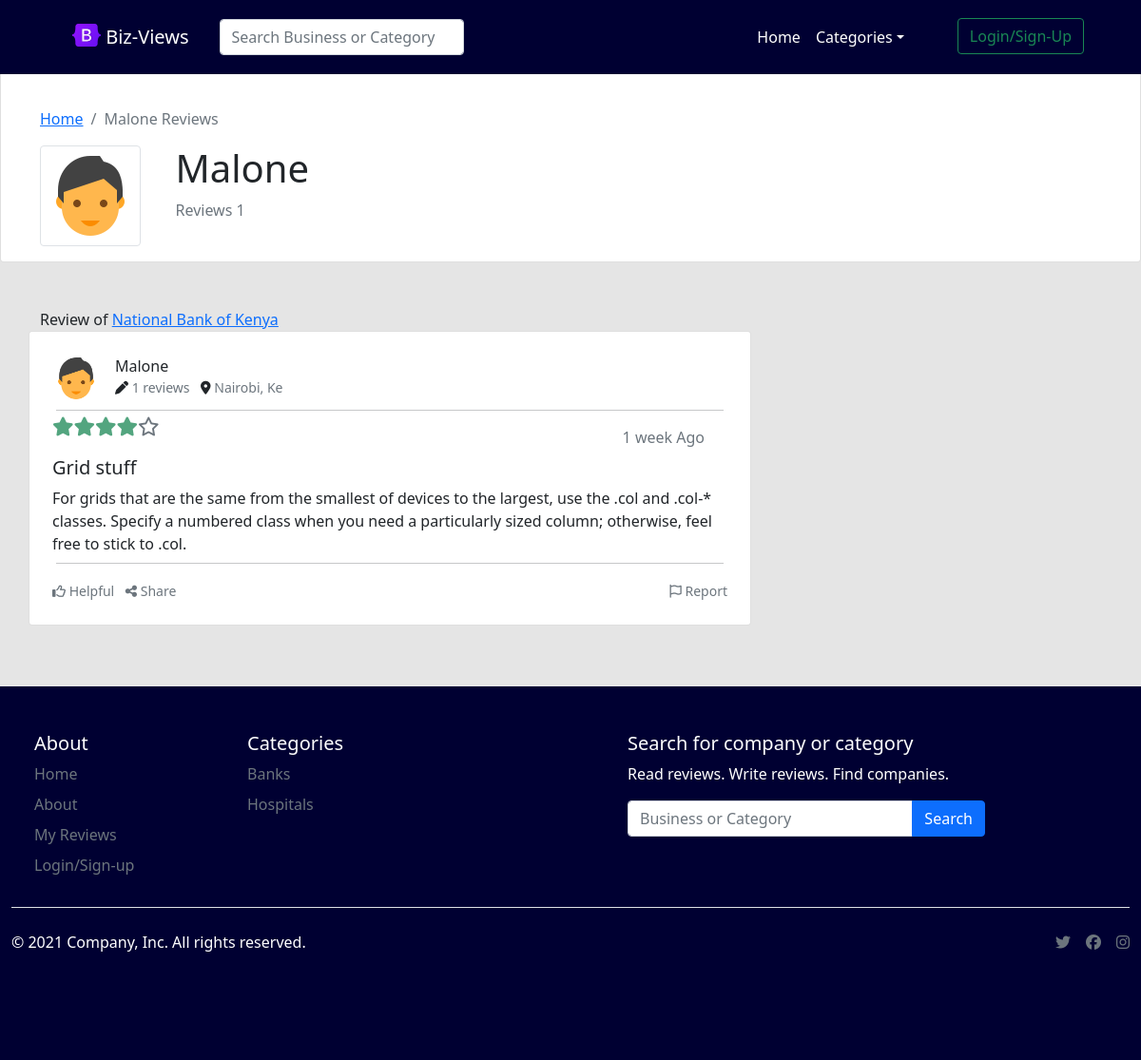
The page /profile/malone/4/ on the database as committed earlier.
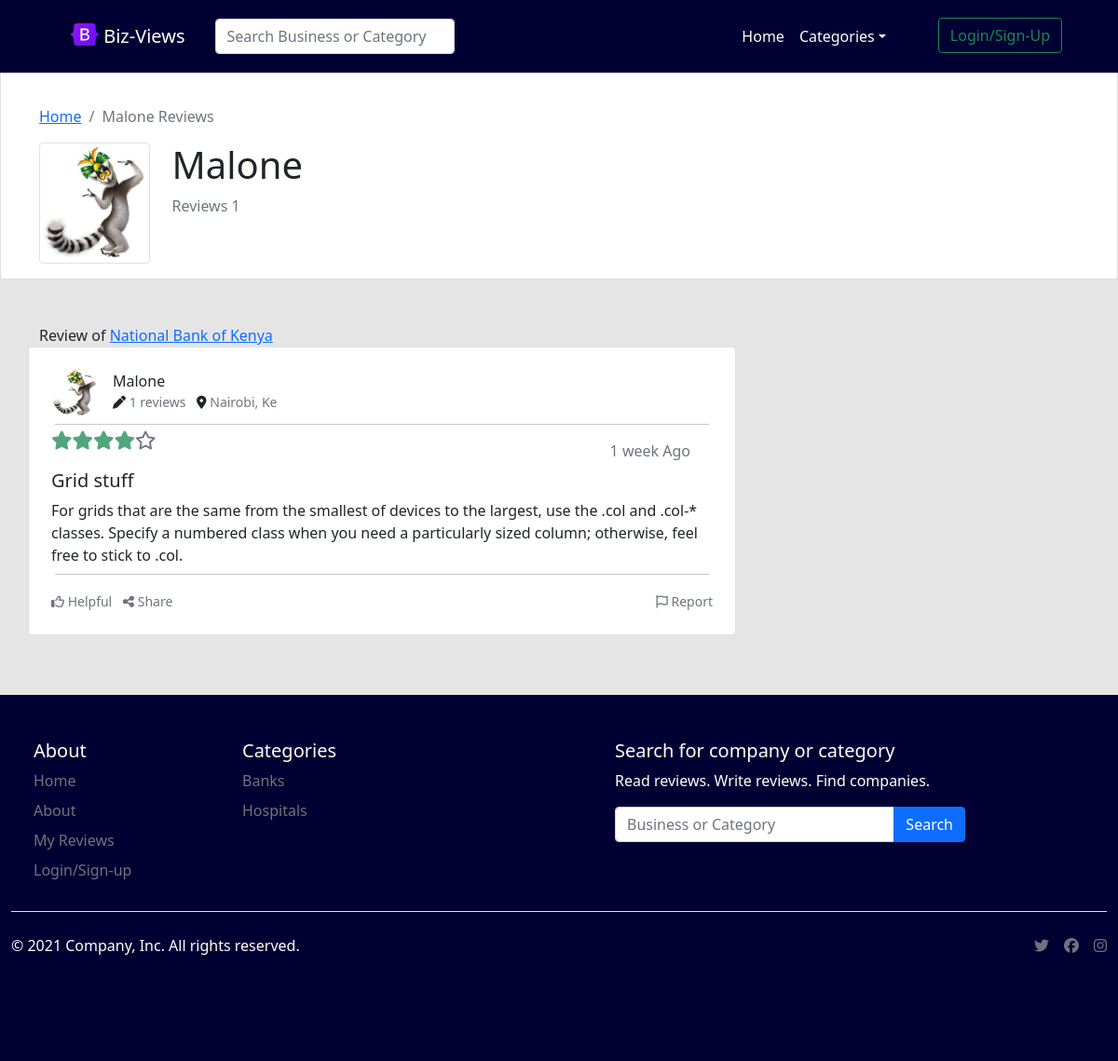
The same page on the database as committed later.
### business/models.py (models this page shows, shortened)
class UserProfile(models.Model):
	user = models.OneToOneField(User, on_delete=models.CASCADE)
	image = models.ImageField('Profile Image', upload_to='Image/Settings/ProfileImages',
		max_length=500, default='Image/Settings/ProfileImages/dummy.png', storage=gd_storage)
	language = models.CharField('Langauge', default='English', max_length=50)
	def my_reviews(self):
		return Review.objects.filter(user=self.user.id)
	def my_reviews_count(self):
		return Review.objects.filter(user=self.user.id).count()

class Review(models.Model):
	business = models.ForeignKey(Business, on_delete=models.CASCADE)
	user = models.ForeignKey(User, on_delete=models.CASCADE)
	rating = models.IntegerField('Rating', default=0)
	title = models.CharField('Title', max_length=50, blank=True, null=True)
	review = models.CharField('Review', max_length=1200, blank=True, null=True)
	date_created = models.DateTimeField('Date Created', auto_now_add=True)
	def user_profile(self):
		return UserProfile.objects.get(user=self.user.id)
	def user_reviews_count(self):
		return Review.objects.filter(user=self.user.id).count()

class Business(models.Model):
	name = models.CharField('Business Name', max_length=50, unique=True)
	image = models.ImageField('Image', upload_to='Image/Business/Profile/', max_length=500,
		default='dummy.png', storage=gd_storage)
	category = models.ForeignKey(Category, on_delete=models.CASCADE)
	description = models.CharField('Description', max_length=1200, blank=True)
	website = models.CharField('Website', max_length=150, blank=True, null=True)
	email = models.CharField('Email', max_length=50, blank=True, null=True)
	phone_number = models.CharField('Phone Number', max_length=50, blank=True, null=True)
	country = models.CharField('Country', max_length=50)
	county = models.CharField('County', max_length=50)
	town = models.CharField('Town', max_length=50)
	status = models.CharField('Status', max_length=50, default="unverified")
	date_created = models.DateTimeField('Date Created', auto_now_add=True)

class Category(models.Model):
	name = models.CharField('Name', max_length=200)
	date_created = models.DateTimeField('Date Created', auto_now_add=True)

### reviews/views.py (the view)
# urls.py: path('profile/<slug:slug>/<int:user_id>/', views.profile_reviews, name='profile-reviews'),
def profile_reviews(request, slug, user_id):
	categories = Category.objects.all()
	profile = get_profile(request.user)
	profile_view = UserProfile.objects.get(id=int(user_id))
	return render(request, 'reviews/profile-reviews.html', {'profile_view': profile_view,
		'categories': categories, 'profile': profile})

### reviews/views.py (called while the page is built)
def get_profile(user):
	if user.is_authenticated:
		profile = UserProfile.objects.filter(user=user.id)
		if profile.count()>=1:
			return profile[0]
		else:
			return None
	else:
		return None

### business/templates/reviews/profile-reviews.html (shortened to what this page needs)
{% extends "reviews/base.html" %}
{% load static %}
{% block content %}
<main class="main-index">
	<div class="b-example-divider"> </div>
	<div class="container-fluid card pt-5">
		<div class="card-body">
			<div class="container">
				<nav aria-label="breadcrumb">
				  	<ol class="breadcrumb">
				    	<li class="breadcrumb-item"><a href="{% url 'index' %}">Home</a></li>
				    	<li class="breadcrumb-item active" aria-current="page">{{profile_view.user.first_name}} Reviews</li>
				  	</ol>
				</nav>
				<div class="row">
					<div class="col-lg-6 col-md-8 col-sm-12">
						<div class="row">
							<div class="col-3">
								<img src="{{profile_view.image.url}}" class="img-thumbnail" alt="...">
							</div>
							<div class="col-9">
								<h1>{{profile_view.user.first_name}}</h1>
								<p class="text-muted">Reviews {{profile_view.my_reviews_count}} </p>
							</div>
						</div>
					</div>
				</div>
			</div>
		</div>
	</div>
	<div class="b-example-divider"> </div>
	<div class="container">
		<div class="row">
			<div class="col-lg-8 col-md-10 col-sm-12">
			{% for review in profile_view.my_reviews %}
				<label>Review of <a href="{% url 'business-reviews' review.business.name|slugify review.business.id %}">{{review.business.name}}</a> </label>
				<div class="row mb-3 card">
					<div class="card-body p-4">
						<div class="row">
							<div class="d-flex">
                                <img src="{{review.user_profile.image.url}}" class="rounded-circle float-start" width="50px" height="50px" alt="e">
                                <div class="px-3">
                                	<div>{{review.user.first_name}}</div>
                                	<div class="d-flex">
                                		<small>
                                			<i class="fas fa-pen"></i>
                                			<span class="text-muted">{{review.user_reviews_count}} reviews </span>
                                			<i class="fas fa-map-marker-alt ps-2"></i>
                                			<span class="text-muted"> Nairobi, Ke</span>
                                		</small>
                                	</div>
                                </div>
                            </div>
						</div>
						<div class="row pt-2 mx-1">
							<hr>
						</div>
						<div class="row">
							<div class="row justify-content-between">
							{% if review.rating == 5 %}
								<div class="col d-flex">
                                    <i class="fas fa-star fa-lg text-success"></i>
                                    <i class="fas fa-star fa-lg text-success"></i>
                                    <i class="fas fa-star fa-lg text-success"></i>
                                    <i class="fas fa-star fa-lg text-success"></i>
                                    <i class="fas fa-star fa-lg text-success"></i>
                                </div>
                            {% elif review.rating == 4 %}
                            	<div class="col d-flex">
                                    <i class="fas fa-star fa-lg text-success text-opacity-75"></i>
                                    <i class="fas fa-star fa-lg text-success text-opacity-75"></i>
                                    <i class="fas fa-star fa-lg text-success text-opacity-75"></i>
                                    <i class="fas fa-star fa-lg text-success text-opacity-75"></i>
                                    <i class="far fa-star fa-lg text-muted"></i>
                                </div>
                            {% endif %}
                                <div class="col text-end text-muted">{{review.date_created|timesince}} Ago</div>
							</div>
						</div>
						<div class="row pt-2">
							<h5 class="card-title">{{review.title}}</h5>
							<p class="card-text">{{review.review}} </p>
						</div>
						<div class="row pt-2 mx-1">
							<hr>
						</div>
						{% if review.user.id == user.id %}
						<div class="row justify-content-between text-muted pt-0">
							<div class="col">
								<small>
									<a class="card-link" href="{% url 'edit-review' review.title|slugify review.id %}"> <i class="far fa-edit"></i> Edit</a>
									<a href="#" data-bs-toggle="modal" data-bs-target="#deleteModal"><i class="far fa-trash-alt ms-2"></i> Delete</a>
									<i class="fas fa-share-alt ms-2"></i> Share
								</small>
							</div>
						</div>
						{% else %}
						<div class="row justify-content-between text-muted pt-0">
							<div class="col">
								<small>
									<i class="far fa-thumbs-up"></i> Helpful
									<i class="fas fa-share-alt ms-2"></i> Share
								</small>
							</div>
							<div class="col text-end">
								<small>
									<i class="far fa-flag"></i> Report
								</small>
							</div>
						</div>
						{% endif %}
					</div>
				</div>
			{% endfor %}
			</div>
		</div>
	</div>
	<div class="b-example-divider"> </div>
</main>
{% endblock %}

### business/templates/reviews/base.html (shortened to what this page needs)
<!doctype html>
<html lang="en">
    <head>
        {% load static %}
        <link href="https://cdn.jsdelivr.net/npm/bootstrap@5.1.3/dist/css/bootstrap.min.css" rel="stylesheet">
        <link href="{% static 'main/css/style.css' %}" rel="stylesheet">
    </head>
    <body>
        <nav class="navbar navbar-expand-md fixed-top navbar-dark mb-5" style="background-color: #000032">
            <div class="container-fluid">
                <a class="navbar-brand ms-5 p-3" href="{% url 'index' %}">
                <img src="{% static 'main/images/bootstrap-logo.svg' %}" alt="" width="30" height="24" class="d-inline-block align-text-top">
                Biz-Views
                </a>
                <div class="collapse navbar-collapse justify-content-start" id="navbarCollapse">
                    <form class="d-flex" method="get" action="{% url 'search' %}">
                        <input class="form-control" type="search" name="search" placeholder="Search Business or Category" aria-label="Search">
                    </form>
                </div>
                <div class="collapse navbar-collapse justify-content-end" id="navbarCollapse">
                    <ul class="navbar-nav me-5">
                        <li class="nav-item">
                            <a class="nav-link active" aria-current="page" href="{% url 'index' %}">Home</a>
                        </li>
                        <li class="nav-item dropdown me-5">
                            <a class="nav-link active dropdown-toggle" href="#" id="navbarDropdown2" role="button" data-bs-toggle="dropdown" aria-expanded="false">Categories</a>
                        </li>
                    {% if user.is_authenticated %}
                        <li class="nav-item dropdown">
                            <a class="nav-link dropdown-toggle link-light" href="#" id="navbarDropdown" role="button" data-bs-toggle="dropdown" aria-expanded="false">
                            {% if profile != None %}
                                <img src="{{profile.image.url}}" alt="" width="30" height="30" class="rounded-circle d-inline-block">
                            {% else %}
                                <img src="{% static 'main/images/profiles/avatar-2.jpg' %}" alt="" width="30" height="30" class="rounded-circle d-inline-block">
                            {% endif %}
                            <span class="ms-2 text-light">{{user.first_name}}</span>
                            </a>
                            <ul class="dropdown-menu" aria-labelledby="navbarDropdown">
                                <li><a class="dropdown-item" href="{% url 'my-reviews' %}">My Reviews</a></li>
                                <li><a class="dropdown-item" href="{% url 'update-user' %}">My Settings</a></li>
                                <li><hr class="dropdown-divider"></li>
                                <li><a class="dropdown-item" href="{% url 'logout' %}">Log-Out</a></li>
                            </ul>
                        </li>
                    {% else %}
                        <li class="nav-item">
                            <a class="btn btn-outline-success" href="{% url 'login' %}" >Login/Sign-Up</a>
                        </li>
                    {% endif %}
                    </ul>
                </div>
            </div>
        </nav>
        {% block content %}
        {% endblock %}
        <div class="container-fluid" style="background-color: #000032">
            <footer class="py-5">
                <div class="row">
                    <div class="col-lg-2 col-md-4 col-sm-6 ms-4">
                        <h5 class="footer-head">About</h5>
                        <ul class="nav flex-column">
                            <li class="nav-item mb-2">
                                <a href="{% url 'index' %}" class="nav-link p-0 text-muted">Home</a>
                            </li>
                            <li class="nav-item mb-2">
                                <a href="{% url 'about-us' %}" class="nav-link p-0 text-muted">About</a>
                            </li>
                            <li class="nav-item mb-2">
                                <a href="{% url 'my-reviews' %}" class="nav-link p-0 text-muted">My Reviews</a>
                            </li>
                            {% if user.is_authenticated %}
                            <li class="nav-item mb-2">
                                <a href="{% url 'logout' %}" class="nav-link p-0 text-muted">Logout</a>
                            </li>
                            {% else %}
                            <li class="nav-item mb-2">
                                <a href="{% url 'login' %}" class="nav-link p-0 text-muted">Login/Sign-up</a>
                            </li>
                            {% endif %}
                        </ul>
                    </div>
                    <div class="col-lg-4 col-md-4 col-sm-6 ms-4">
                        <h5 class="footer-head">Categories</h5>
                        <ul class="nav flex-column">
                        {% for category in categories %}
                            <li class="nav-item mb-2">
                                <a href="{% url 'category-reviews' category.name|slugify category.id %}" class="nav-link p-0 text-muted">{{category.name}}</a>
                            </li>
                        {% endfor %}
                        </ul>
                    </div>
                    <div class="col-lg-4 col-md-6 col-sm-12">
                        <form method="get" action="{% url 'search' %}">
                            <h5 class="footer-head">Search for company or category</h5>
                            <p class="footer-p">Read reviews. Write reviews. Find companies.</p>
                            <div class="input-group">
                                <input type="search" class="form-control" name="search" placeholder="Business or Category">
                                <button type="submit" class="btn btn-primary">Search</button>
                            </div>
                        </form>
                    </div>
                </div>
                <div class="d-flex justify-content-between py-4 my-4 border-top">
                    <p class="footer-p">&copy; 2021 Company, Inc. All rights reserved.</p>
                    <ul class="list-unstyled d-flex">
                        <li class="ms-3"><a class="text-muted" href="#">
                            <i class="fab fa-twitter" width="24" height="24"></i>
                        </a></li>
                        <li class="ms-3"><a class="text-muted" href="#">
                            <i class="fab fa-facebook"></i>
                        </a></li>
                        <li class="ms-3"><a class="text-muted" href="#">
                            <i class="fab fa-instagram"></i>
                        </a></li>
                    </ul>
                </div>
          </footer>
        </div>
    </body>
</html>

### business/static/main/css/style.css (style rules this page uses)
.footer-head { color: #fff; }
.footer-p { color: #fff; }
.b-example-divider { height: 3rem; background-color: transparent; }
.main-index { background-color: rgba(0, 0, 0, .1); }

Rows that differ between the two databases and show on the page:
changed UserProfile "Malone": image: picture added in place of a placeholder
changed through a linked row, Review "Grid stuff": user_profile.image: picture added in place of a placeholder
